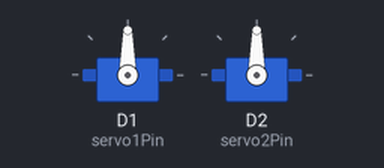
A sketch run on a simulated ESP8266 (NodeMCU). Parts: 2 × servo.

Above: at 0.05 s.
At 10.0 s:
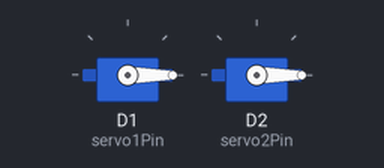
Timing chart, 0 to 13.0 s (numbered marks = the images above):
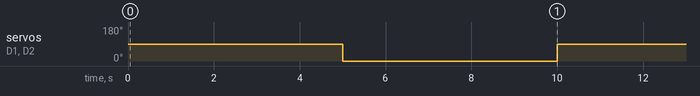

The sketch:

Dumping_mechanism.ino
```cpp
#include <Servo.h>

const int servo1Pin = D1;
const int servo2Pin = D2;


Servo servo1;
Servo servo2;

void setup()
 {

  servo1.attach(servo1Pin);
  servo2.attach(servo2Pin);
}

void loop()
{
servo1.write(90);
servo2.write(90);
delay(5000);

servo1.write(0);
servo2.write(0);
delay(5000);


}
```

Measured:
- by itself, servo on D1 (servo1Pin), servo on D2 (servo2Pin): alternates 90° for 5.0 s and 0° for 5.0 s
